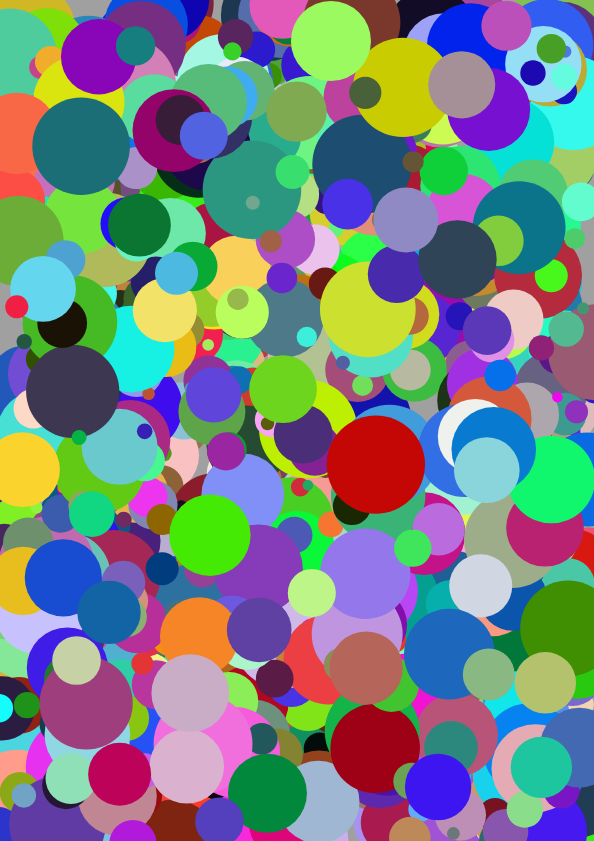
Frame 1 (no input)
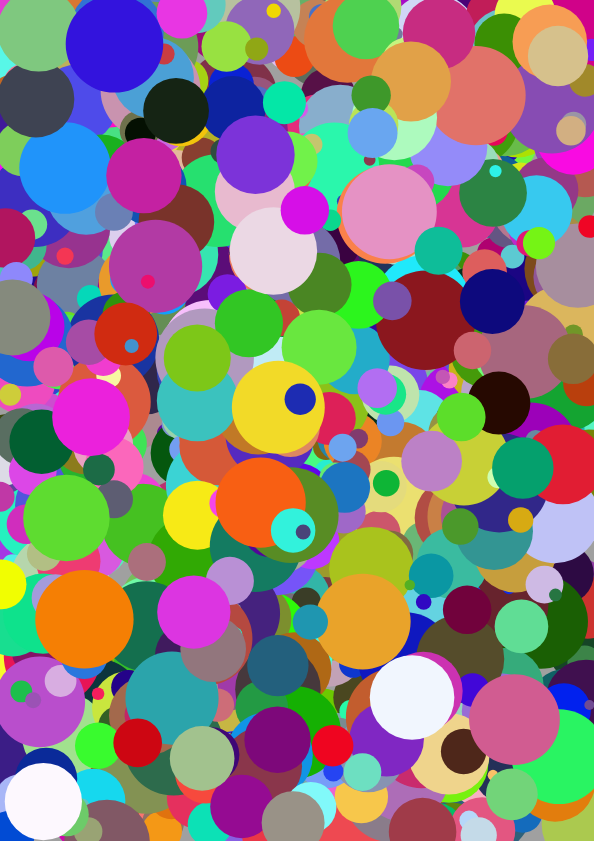
Frame 60 (no input)
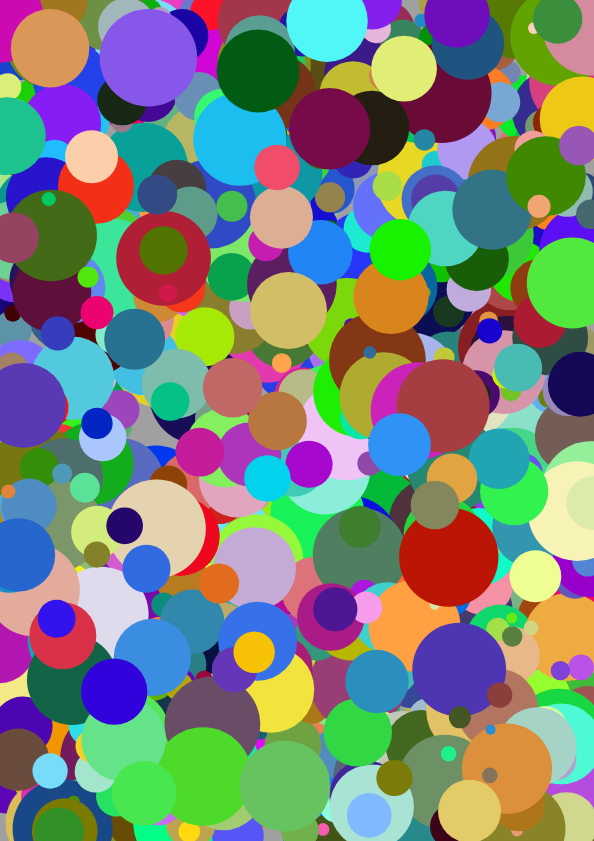
Frame 120 (the mouse pressed at the canvas centre since frame 60)

The p5.js sketch that drew these frames (run headless with seeded random() and noise() and a simulated clock; from frame 60 on, the mouse is pressed at the canvas centre):

// p5.js sketch
// ── sketch.js
//https://p5js.org
let circleArray = [];
let arraySize = 1000;

function setup() {
  createCanvas(594, 841);
  for (let i=0; i<arraySize; i++){ //loops the ammount of cicles we want
    circleArray[i] = new Circle(random(width), random(height), random(-5,5), random(-5,5), random(10,100));
    //fills each unit of the array with the class object
  }
}

function draw() {
  background(160);
  for (let i=0; i<circleArray.length; i++){ //for each of the circles in the array
    circleArray[i].moveFunction(); //move function
    circleArray[i].displayCircle(); //display circle function
  }
}

class Circle {
  constructor(x,y,speedX,speedY,size) { //constructs the variables and specified when 'new' is called
    this.x = x;
    this.y = y;
    this.speedX = speedX;
    this.speedY = speedY;
    this.size = size;

    this.rd = random(255);
    this.grn = random(255);
    this.bl = random(255);
    this.a = 255;
  }

  moveFunction(){
    this.x = this.x + this.speedX;
    this.y = this.y + this.speedY;

    if (this.x > width || this.x<0){
      this.speedX *= -1;
    }
    if (this.y > (height) || this.y<0){
      this.speedY *= -1;
    }
  }

  displayCircle(){
    noStroke();
    this.fillcol = color(this.rd, this.grn, this.bl, this.a)
    fill(random(255),random(255),random(255));
    ellipse(this.x,this.y, this.size, this.size);
  }
}
